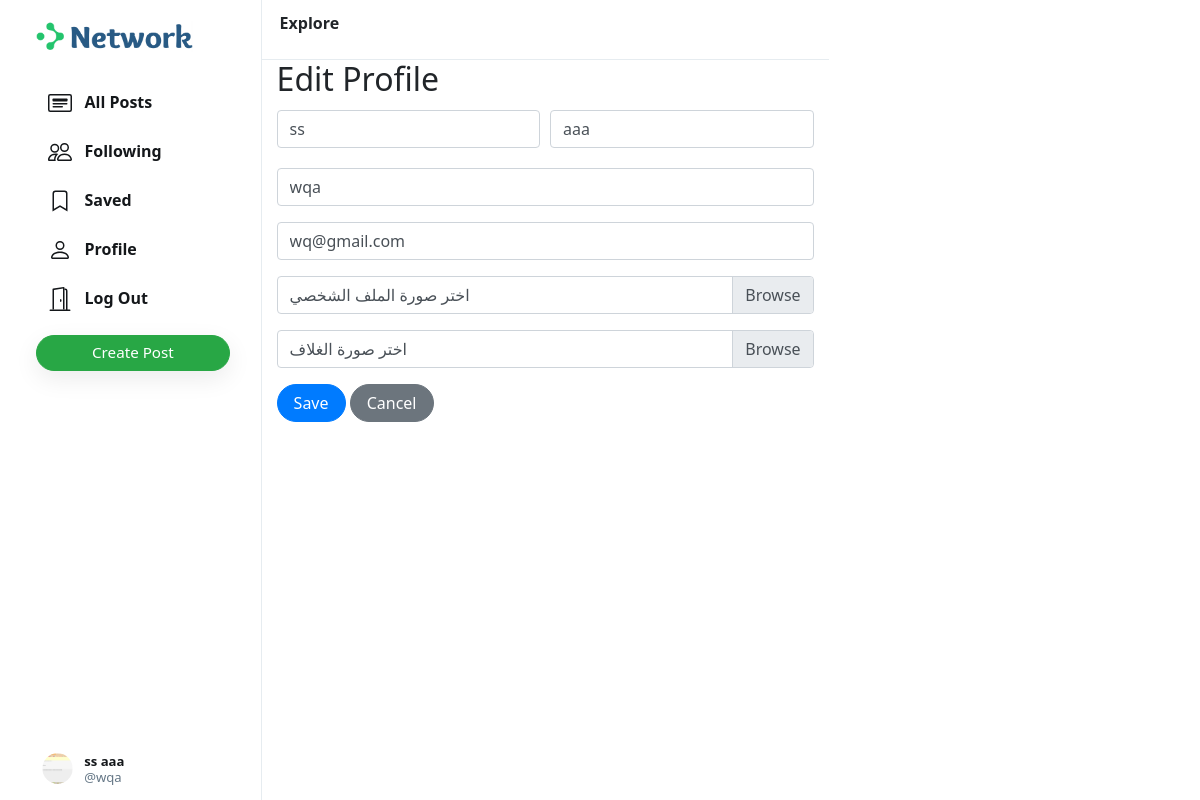
/edit-profile/wqa/ (signed in), run on an earlier commit of the app's database.
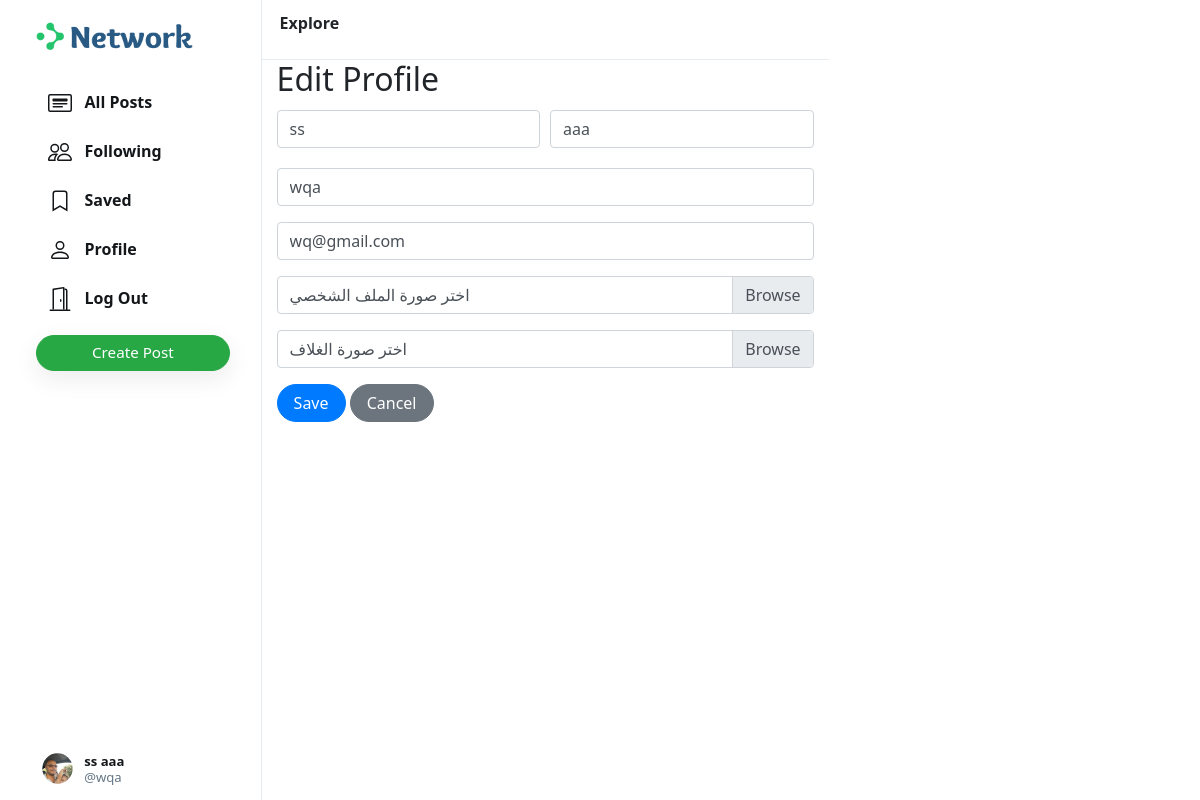
And on a later commit of the database.
### network/models.py (models this page shows, shortened)
class User(AbstractUser):
    profile_pic = models.ImageField(upload_to='profile_pic/')
    bio = models.TextField(max_length=160, blank=True, null=True)
    cover = models.ImageField(upload_to='covers/', blank=True)

### network/views.py (the view)
# urls.py: path('edit-profile/<str:username>/', views.edit_profile, name='edit_profile'),
@login_required
def edit_profile(request, username):
    user = get_object_or_404(User, username=username)
    if request.method == 'POST':
        form = EditProfileForm(request.POST, request.FILES, instance=user)
        if form.is_valid():
            form.save()
            return redirect('profile', username=user.username)
        else:
            print("Form is invalid.")
            print(form.errors)
    else:
        form = EditProfileForm(instance=user)
    return render(request, 'network/edit_profile.html', {'form': form, 'user': user})

### network/forms.py (shortened to what this page needs)
class EditProfileForm(forms.ModelForm):
    class Meta:
        model = User
        fields = ['username', 'email', 'first_name', 'last_name', 'profile_pic', 'cover']
    def __init__(self, *args, **kwargs):
        self.current_user = kwargs.get('instance')
        super(EditProfileForm, self).__init__(*args, **kwargs)
        self.fields['profile_pic'].required = False
        self.fields['cover'].required = False
        self.fields['first_name'].required = True
        self.fields['last_name'].required = True

### network/templates/network/edit_profile.html (shortened to what this page needs)
<!DOCTYPE html>
<html lang="en">
{% extends 'network/index2.html' %}
{% load static %}
{% block profile %}
<div class="container mt-4">
    <h2>Edit Profile</h2>
    <form method="POST" enctype="multipart/form-data">
        <div class="form-group">
            <div class="form-row align-items-center">
                <div class="col-sm-6 my-1">
                    <input class="form-control inp fname" type="text" name="first_name" placeholder="First Name *"
                        value="{{ form.first_name.value|default:user.first_name }}" autocomplete="off" autofocus>
                </div>
                <div class="col-sm-6 my-1">
                    <input class="form-control inp lname" type="text" name="last_name" placeholder="Last Name *"
                        value="{{ form.last_name.value|default:user.last_name }}" autocomplete="off">
                </div>
            </div>
        </div>
        <div class="form-group">
            <input class="form-control inp usrname" type="text" name="username" placeholder="User Name *"
                value="{{ form.username.value|default:user.username }}" autocomplete="off">
        </div>
        <div class="form-group">
            <input class="form-control inp email" type="email" name="email" placeholder="Email *"
                value="{{ form.email.value|default:user.email }}" autocomplete="off">
        </div>
        <div class="form-group">
            <div class="custom-file">
                <label class="custom-file-label" for="profile">اختر صورة الملف الشخصي</label>
            </div>
        </div>
        <div class="form-group">
            <div class="custom-file">
                <label class="custom-file-label" for="cover">اختر صورة الغلاف</label>
            </div>
        </div>
        <button type="submit" class="btn btn-primary">Save</button>
        <a href="{% url 'index' %}" class="btn btn-secondary">Cancel</a>
    </form>
</div>
{% endblock %}

### network/templates/network/layout3.html (shortened to what the changed rows need)
<!DOCTYPE html>
{% load static %}
<html lang="en">
<head>
    <link rel="stylesheet" href="https://stackpath.bootstrapcdn.com/bootstrap/4.4.1/css/bootstrap.min.css"
>
    <link href="{% static 'network/styles.css' %}" rel="stylesheet">
</head>
<body>
    <div class="body" data-page="{{page}}">
        <div class="sidenav">
            <div style="height: 100%;">
                <div style="position: absolute; bottom: 10px;">
                    {% if user.is_authenticated %}
                    <li class="nav-item sidenav-user">
                        <a href="{% url 'profile' user.username %}" class="nav-link">
                            <div class="user_account">
                                <div class="small-profilepic"
                                    style="float: left; background-image: url(/media/{{user.profile_pic}})"></div>
                                <div style="height: 2.7vw; margin: auto;">
                                    <div style="margin-top: 4px;"><strong>{{user.first_name}}
                                            {{user.last_name}}</strong></div>
                                    <div class="grey" style="margin-top: 4px;">@{{ user.username }}</div>
                                </div>
                            </div>
                        </a>
                    </li>
                    {% endif %}
                </div>
            </div>
        </div>
        {% block body %}
        {% endblock %}
    </div>
</body>
</html>

What changed in the data, as far as the page shows it:
changed User "ss": profile_pic: a different picture
